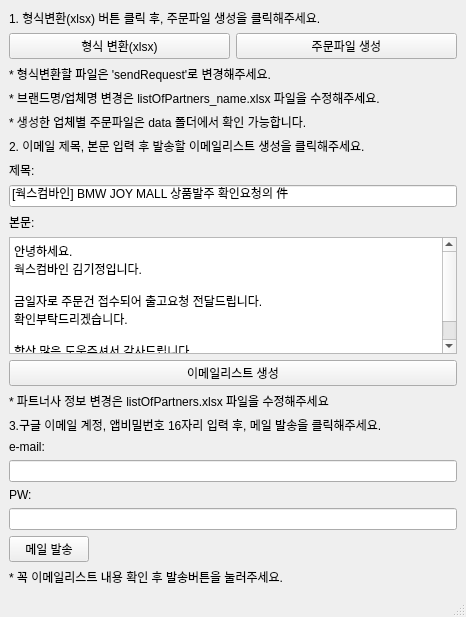
<?xml version="1.0" encoding="UTF-8"?>
<ui version="4.0">
 <class>MainWindow</class>
 <widget class="QMainWindow" name="MainWindow">
  <property name="geometry">
   <rect>
    <x>0</x>
    <y>0</y>
    <width>466</width>
    <height>617</height>
   </rect>
  </property>
  <property name="windowTitle">
   <string>MainWindow</string>
  </property>
  <widget class="QWidget" name="centralwidget">
   <layout class="QGridLayout" name="gridLayout_3">
    <item row="0" column="0">
     <layout class="QGridLayout" name="gridLayout_4">
      <item row="0" column="0">
       <layout class="QGridLayout" name="gridLayout">
        <item row="2" column="0" colspan="2">
         <widget class="QLabel" name="label_2">
          <property name="text">
           <string>* 형식변환할 파일은 'sendRequest'로 변경해주세요.</string>
          </property>
         </widget>
        </item>
        <item row="1" column="0">
         <widget class="QPushButton" name="pushButton">
          <property name="text">
           <string>형식 변환(xlsx)</string>
          </property>
         </widget>
        </item>
        <item row="0" column="0" colspan="2">
         <widget class="QLabel" name="label">
          <property name="text">
           <string>1. 형식변환(xlsx) 버튼 클릭 후, 주문파일 생성을 클릭해주세요.</string>
          </property>
         </widget>
        </item>
        <item row="3" column="0" colspan="2">
         <widget class="QLabel" name="label_3">
          <property name="text">
           <string>* 브랜드명/업체명 변경은 listOfPartners_name.xlsx 파일을 수정해주세요.</string>
          </property>
         </widget>
        </item>
        <item row="1" column="1">
         <widget class="QPushButton" name="pushButton_2">
          <property name="text">
           <string>주문파일 생성</string>
          </property>
         </widget>
        </item>
        <item row="4" column="0" colspan="2">
         <widget class="QLabel" name="label_4">
          <property name="text">
           <string>* 생성한 업체별 주문파일은 data 폴더에서 확인 가능합니다.</string>
          </property>
         </widget>
        </item>
       </layout>
      </item>
      <item row="1" column="0">
       <layout class="QGridLayout" name="gridLayout_2">
        <item row="0" column="0">
         <widget class="QLabel" name="label_5">
          <property name="text">
           <string>2. 이메일 제목, 본문 입력 후 발송할 이메일리스트 생성을 클릭해주세요.</string>
          </property>
         </widget>
        </item>
        <item row="1" column="0">
         <widget class="QLabel" name="label_2_title">
          <property name="text">
           <string>제목:</string>
          </property>
         </widget>
        </item>
        <item row="2" column="0">
         <widget class="QLineEdit" name="lineEdit">
          <property name="text">
           <string>[웍스컴바인] BMW JOY MALL 상품발주 확인요청의 件</string>
          </property>
         </widget>
        </item>
        <item row="3" column="0">
         <widget class="QLabel" name="label_2_text">
          <property name="text">
           <string>본문:</string>
          </property>
         </widget>
        </item>
        <item row="4" column="0">
         <widget class="QTextEdit" name="textEdit_text">
          <property name="html">
           <string>&lt;!DOCTYPE HTML PUBLIC &quot;-//W3C//DTD HTML 4.0//EN&quot; &quot;http://www.w3.org/TR/REC-html40/strict.dtd&quot;&gt;
&lt;html&gt;&lt;head&gt;&lt;meta name=&quot;qrichtext&quot; content=&quot;1&quot; /&gt;&lt;style type=&quot;text/css&quot;&gt;
p, li { white-space: pre-wrap; }
&lt;/style&gt;&lt;/head&gt;&lt;body style=&quot; font-family:'Gulim'; font-size:9pt; font-weight:400; font-style:normal;&quot;&gt;
&lt;p style=&quot; margin-top:0px; margin-bottom:0px; margin-left:0px; margin-right:0px; -qt-block-indent:0; text-indent:0px;&quot;&gt;안녕하세요.&lt;/p&gt;
&lt;p style=&quot; margin-top:0px; margin-bottom:0px; margin-left:0px; margin-right:0px; -qt-block-indent:0; text-indent:0px;&quot;&gt;웍스컴바인 김기정입니다.&lt;/p&gt;
&lt;p style=&quot;-qt-paragraph-type:empty; margin-top:0px; margin-bottom:0px; margin-left:0px; margin-right:0px; -qt-block-indent:0; text-indent:0px;&quot;&gt;&lt;br /&gt;&lt;/p&gt;
&lt;p style=&quot; margin-top:0px; margin-bottom:0px; margin-left:0px; margin-right:0px; -qt-block-indent:0; text-indent:0px;&quot;&gt;금일자로 주문건 접수되어 출고요청 전달드립니다.&lt;/p&gt;
&lt;p style=&quot; margin-top:0px; margin-bottom:0px; margin-left:0px; margin-right:0px; -qt-block-indent:0; text-indent:0px;&quot;&gt;확인부탁드리겠습니다.&lt;/p&gt;
&lt;p style=&quot;-qt-paragraph-type:empty; margin-top:0px; margin-bottom:0px; margin-left:0px; margin-right:0px; -qt-block-indent:0; text-indent:0px;&quot;&gt;&lt;br /&gt;&lt;/p&gt;
&lt;p style=&quot; margin-top:0px; margin-bottom:0px; margin-left:0px; margin-right:0px; -qt-block-indent:0; text-indent:0px;&quot;&gt;항상 많은 도움주셔서 감사드립니다.&lt;/p&gt;
&lt;p style=&quot; margin-top:0px; margin-bottom:0px; margin-left:0px; margin-right:0px; -qt-block-indent:0; text-indent:0px;&quot;&gt;김기정 드림&lt;/p&gt;&lt;/body&gt;&lt;/html&gt;</string>
          </property>
         </widget>
        </item>
        <item row="5" column="0">
         <widget class="QPushButton" name="pushButton_create_email_list">
          <property name="text">
           <string>이메일리스트 생성</string>
          </property>
         </widget>
        </item>
        <item row="6" column="0">
         <widget class="QLabel" name="label_2_ex1">
          <property name="text">
           <string>* 파트너사 정보 변경은 listOfPartners.xlsx 파일을 수정해주세요</string>
          </property>
         </widget>
        </item>
       </layout>
      </item>
      <item row="2" column="0">
       <layout class="QFormLayout" name="formLayout">
        <item row="0" column="0">
         <widget class="QLabel" name="label_6">
          <property name="text">
           <string>3.구글 이메일 계정, 앱비밀번호 16자리 입력 후, 메일 발송을 클릭해주세요.</string>
          </property>
         </widget>
        </item>
        <item row="1" column="0">
         <widget class="QLabel" name="label_3_id">
          <property name="text">
           <string>e-mail:</string>
          </property>
         </widget>
        </item>
        <item row="3" column="0">
         <widget class="QLabel" name="label_3_pw">
          <property name="text">
           <string>PW:</string>
          </property>
         </widget>
        </item>
        <item row="5" column="0">
         <widget class="QPushButton" name="pushButton_send_email">
          <property name="text">
           <string>메일 발송</string>
          </property>
         </widget>
        </item>
        <item row="6" column="0">
         <widget class="QLabel" name="label_3_ex1">
          <property name="text">
           <string>* 꼭 이메일리스트 내용 확인 후 발송버튼을 눌러주세요. </string>
          </property>
         </widget>
        </item>
        <item row="2" column="0" colspan="2">
         <widget class="QLineEdit" name="lineEdit_2"/>
        </item>
        <item row="4" column="0" colspan="2">
         <widget class="QLineEdit" name="lineEdit_3"/>
        </item>
       </layout>
      </item>
     </layout>
    </item>
   </layout>
  </widget>
  <widget class="QStatusBar" name="statusbar"/>
 </widget>
 <resources/>
 <connections/>
</ui>
